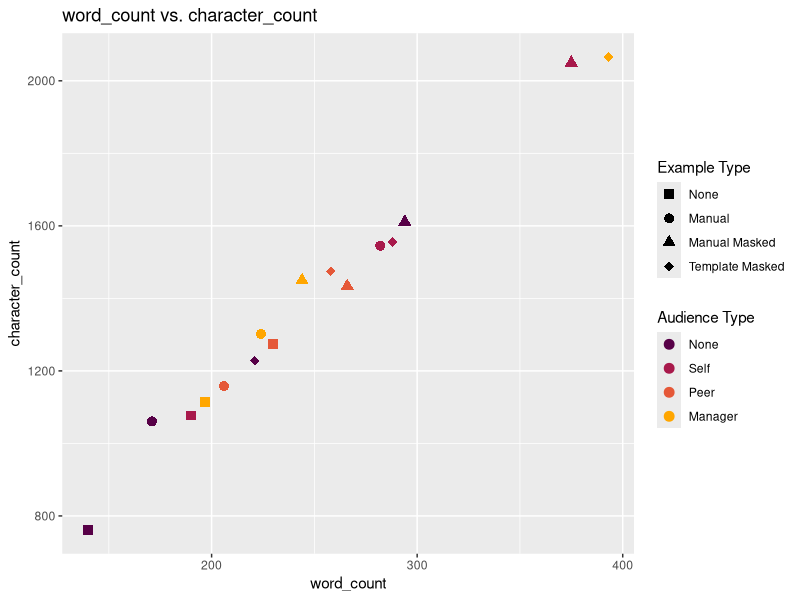
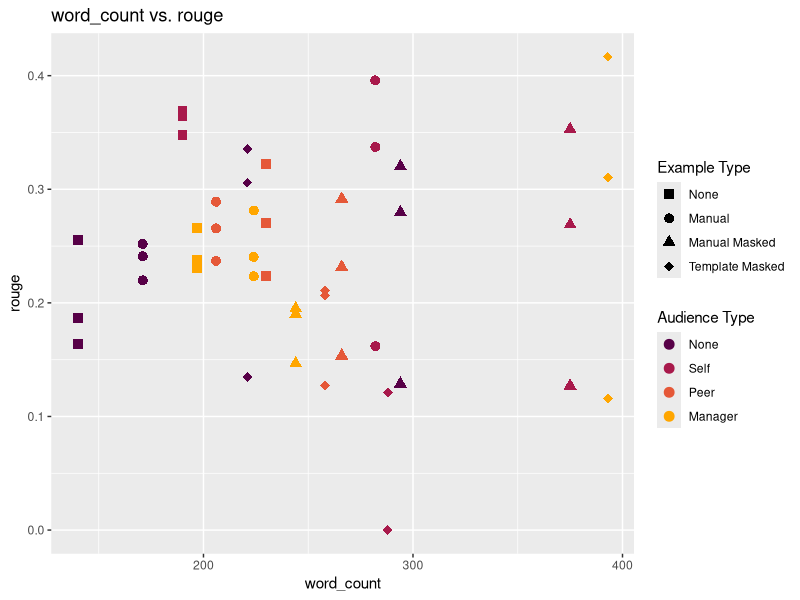
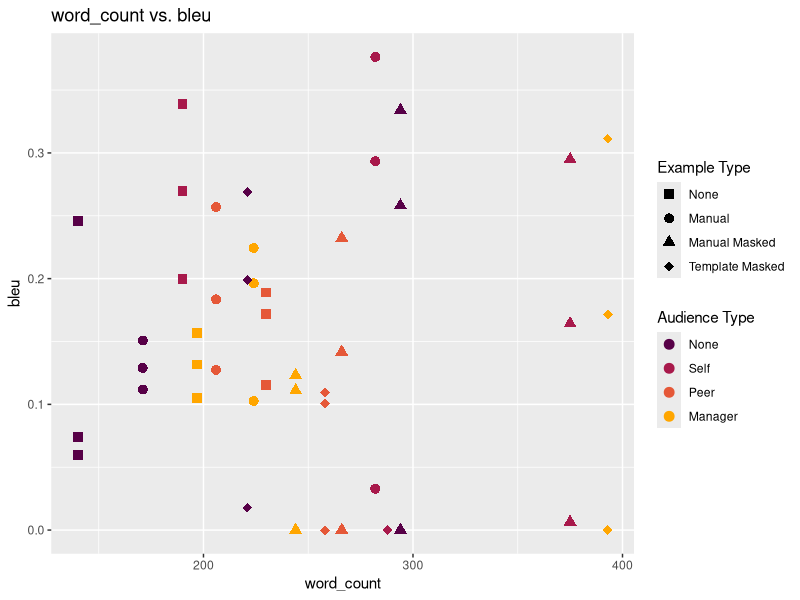
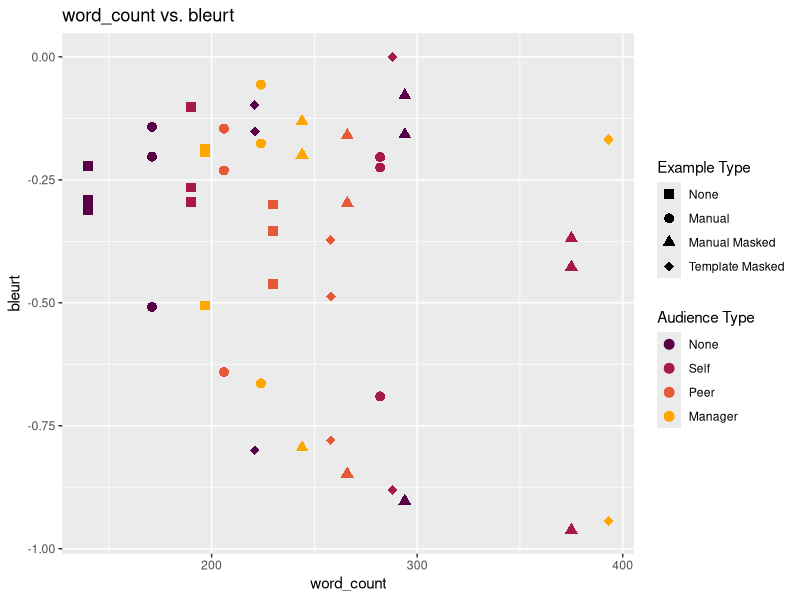
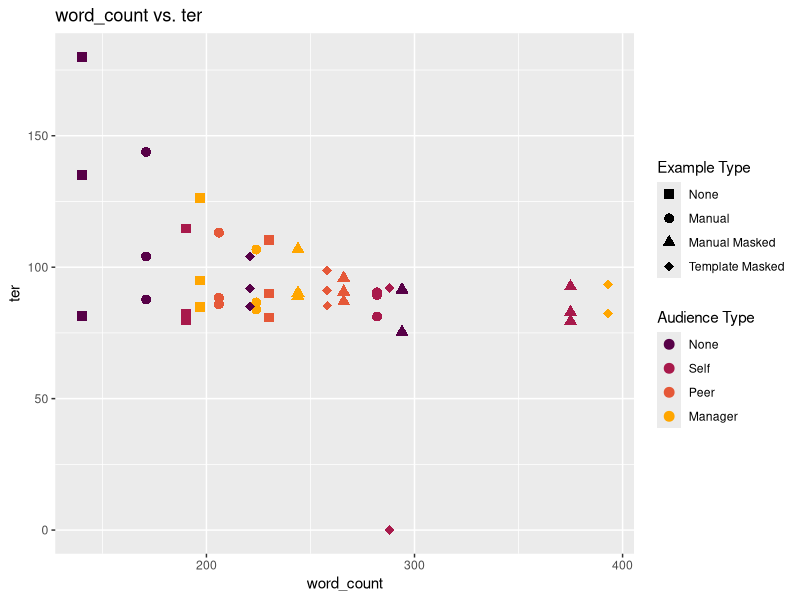
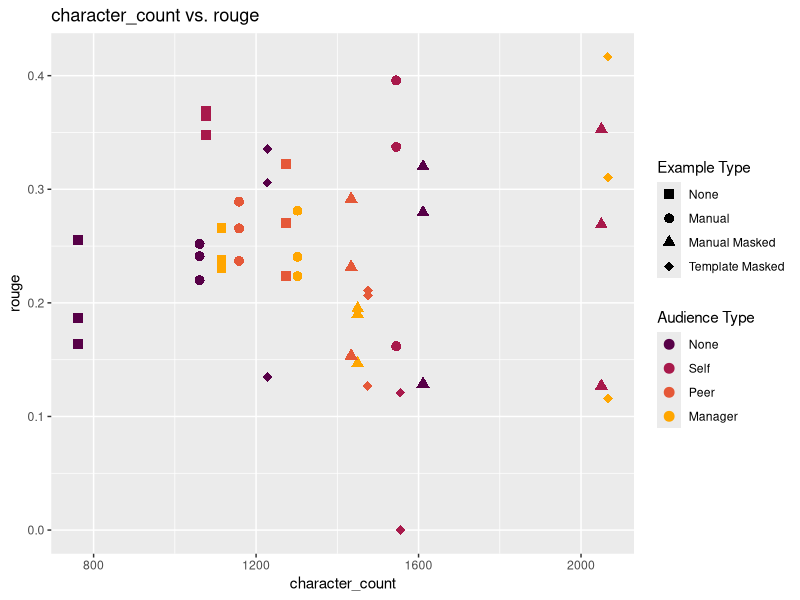
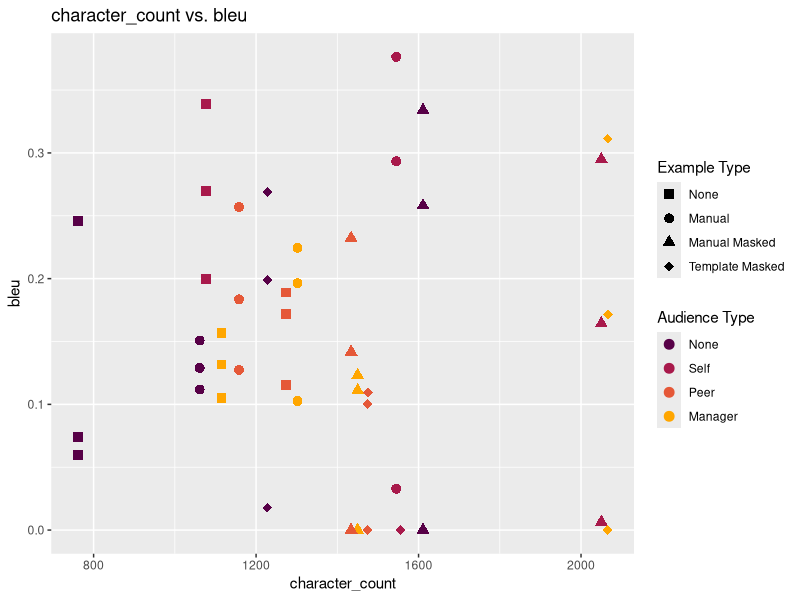
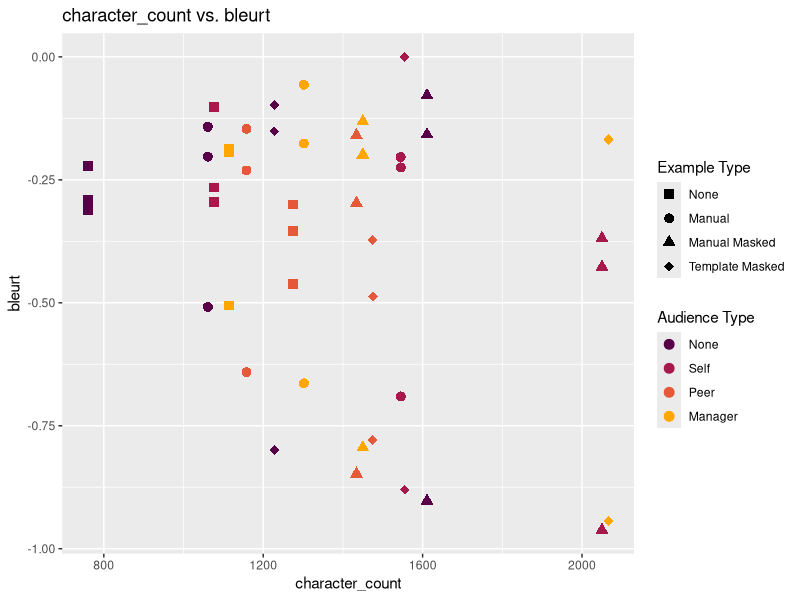

Here is the R script that generated these plots, in order:
####
# Generates visualizations of the NLP metrics
# Will generate pairwise comparisons for each metric, as well as faceted views by participant number and by ground truth type.
# Should be outputting the visualizations in figs/v2
####


# Load required packages
library(ggplot2)
library(dplyr)

# Read the CSV file
data <- read.csv("data/data-manually-modified.csv")

# Set Data columns as factors
data$audience <- factor(data$audience)
data$example <- factor(data$example)
data$person <- factor(data$person)
data$ground_truth <- factor(data$ground_truth)

levels(data$audience) <- c("None", "Self", "Peer", "Manager")
levels(data$example) <- c("None", "Manual", "Manual Masked", "Template Masked")
levels(data$ground_truth) <- c("manual", "baseline", "additional")

# Define the factor levels for color and assign them to the first two columns
# colors <- c("red", "blue", "green", "yellow") # too gaudy
# colors <- c("#570047", "#82036A", "#A70F88", "#C621A3", "#CF3FCA", "#C45DD7", "#BD7BDF", "#BF9AE7") #Too many steps.
colors <- c("#570047", "#a8194b", "#e55838", "#ffa600")
shapes <- c(15,16,17,18) #solid Square, Circle, Triangle, Diamond
factors <- c("Audience", "Example", "User")

folder <- "by_metric_pairs"

# Generate scatterplots for each pair of columns
for (i in 5:(length(data)-1)) {
  for (j in (i + 1):length(data)) {
    # Create a new plot for each pair of columns
    plot_title <- paste(colnames(data)[i], "vs.", colnames(data)[j])
    p <- ggplot(data, aes_string(x = colnames(data)[i], y = colnames(data)[j])) +
      # geom_point(aes(color = factor(.data[[factors[1]]]), shape = factor(.data[[factors[2]]])),
      geom_point( aes(color = audience, shape = example),
                  size = 3) +
      scale_color_manual(values = colors, name="Audience Type") +
      # scale_shape(solid=TRUE, name = "Example Type")+
      scale_shape_manual(values = shapes, name = "Example Type")+
    labs(title = plot_title, x = colnames(data)[i], y = colnames(data)[j])
    
    # Save the plot as an image
    ggsave(filename = paste0("figs/v2/",folder,"/scatterplot_", colnames(data)[i], "_", colnames(data)[j], ".png"), plot = p)
    
    # Print the plot
    print(p)
  }
}



get_min_max <- function(column_name) {
  # Find the column index with the same name
  col_index <- match(column_name, names(data))
  
  # Check if the column exists
  if (is.na(col_index)) {
    stop("Column '", column_name, "' does not exist in the data.")
  }
  
  # Calculate the minimum and maximum values of the column
  min_value <- min(data[, col_index], na.rm = TRUE)
  max_value <- max(data[, col_index], na.rm = TRUE)
  
  # print(paste(min_value,"< x < ",max_value))
  
  # Return the results as a list
  result <- c(min_value, max_value)
  return(result)
}


#make a list of the column names
cont.vars <- colnames(data)[5:length(data)]

folder <- "by_user"

#generate faceted scatterplots for each column
for(k in cont.vars){
  p <- ggplot(data=data, 
              aes_string(x="audience", y=k, 
                         group="person",
                         shape="person",
                         color="person")) + 
    geom_point(size = 3) +
    scale_color_manual(values = colors) + #, name = "User ID") +
    # scale_shape_manual(values = shapes, name = "User ID") + 
    # geom_boxplot()+
    labs(title =
           paste0(k," by Audience, Example Type, and User Number")) +
    scale_x_discrete("audience") +
    # scale_y_continuous(limits = c(0,1)) + 
    scale_y_continuous(limits = get_min_max(k)) +
    facet_grid(.~example )
  print(p)
  ggsave(filename = paste0("figs/v2/",folder,"/faceted-",k,".png"), plot = p)
}



folder <- "by_ground_truth"

#generate faceted scatterplots for each column
for(k in cont.vars){
  p <- ggplot(data=data, 
              aes_string(x="audience", y=k, 
                         group="ground_truth",
                         shape="ground_truth",
                         color="ground_truth")) + 
    geom_point(size = 3) +
    scale_color_manual(values = colors) + #, name = "User ID") +
    # scale_shape_manual(values = shapes, name = "User ID") + 
    # geom_boxplot()+
    labs(title =
           paste0(k," by Audience, Example Type, and Ground Truth")) +
    scale_x_discrete("audience") +
    # scale_y_continuous(limits = c(0,1)) + 
    scale_y_continuous(limits = get_min_max(k)) +
    facet_grid(.~example )
  print(p)
  ggsave(filename = paste0("figs/v2/",folder,"/faceted-",k,".png"), plot = p)
}



